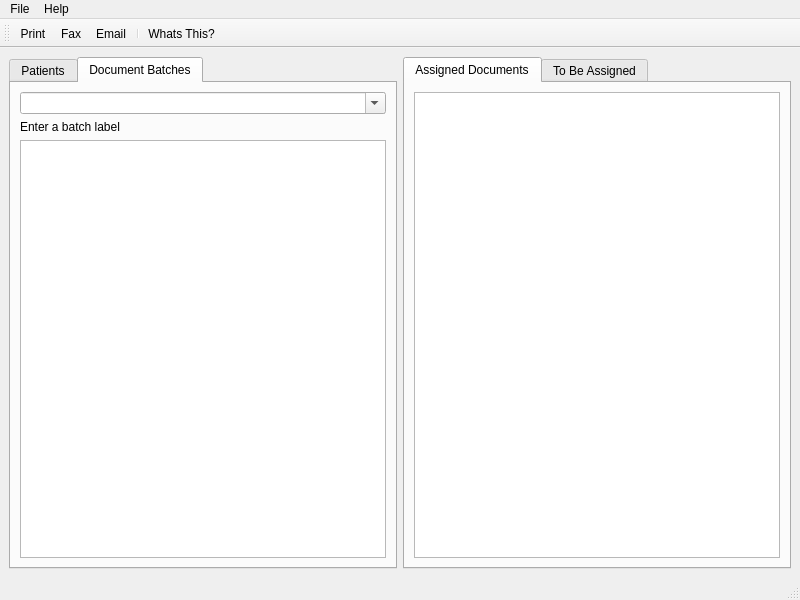
<ui version="4.0" >
 <class>qmvdocmanClass</class>
 <widget class="QMainWindow" name="qmvdocmanClass" >
  <property name="geometry" >
   <rect>
    <x>0</x>
    <y>0</y>
    <width>800</width>
    <height>600</height>
   </rect>
  </property>
  <property name="windowTitle" >
   <string>QDocMan - Document Management</string>
  </property>
  <widget class="QWidget" name="centralwidget" >
   <layout class="QGridLayout" >
    <item row="0" column="0" >
     <widget class="QTabWidget" name="twBatchTree" >
      <property name="tabPosition" >
       <enum>QTabWidget::North</enum>
      </property>
      <property name="currentIndex" >
       <number>1</number>
      </property>
      <property name="elideMode" >
       <enum>Qt::ElideNone</enum>
      </property>
      <widget class="QWidget" name="tabPatients" >
       <attribute name="title" >
        <string>Patients</string>
       </attribute>
       <attribute name="toolTip" >
        <string>Documents grouped by patients</string>
       </attribute>
       <layout class="QVBoxLayout" >
        <item>
         <widget class="QComboBox" name="cbPatientSearch" >
          <property name="editable" >
           <bool>true</bool>
          </property>
         </widget>
        </item>
        <item>
         <widget class="QLabel" name="labelPatientSearch" >
          <property name="text" >
           <string>Enter Surname,Firstname,DOB</string>
          </property>
         </widget>
        </item>
        <item>
         <widget class="QTreeView" name="treePatientView" />
        </item>
       </layout>
      </widget>
      <widget class="QWidget" name="tabBatches" >
       <attribute name="title" >
        <string>Document Batches</string>
       </attribute>
       <attribute name="toolTip" >
        <string>View Document Batches</string>
       </attribute>
       <layout class="QVBoxLayout" >
        <item>
         <widget class="QComboBox" name="cbBatchSearch" >
          <property name="editable" >
           <bool>true</bool>
          </property>
          <property name="maxVisibleItems" >
           <number>14</number>
          </property>
         </widget>
        </item>
        <item>
         <widget class="QLabel" name="labelBatchSearch" >
          <property name="text" >
           <string>Enter a batch label</string>
          </property>
         </widget>
        </item>
        <item>
         <widget class="QTreeView" name="treeBatchView" />
        </item>
       </layout>
      </widget>
     </widget>
    </item>
    <item row="0" column="1" >
     <widget class="QTabWidget" name="tabViewBatches" >
      <property name="currentIndex" >
       <number>0</number>
      </property>
      <widget class="QWidget" name="tabAssigned" >
       <attribute name="title" >
        <string>Assigned Documents</string>
       </attribute>
       <layout class="QGridLayout" >
        <item row="0" column="0" >
         <widget class="QTreeView" name="treeAllDocumentsView" />
        </item>
       </layout>
      </widget>
      <widget class="QWidget" name="tabToBeAssigned" >
       <attribute name="title" >
        <string>To Be Assigned</string>
       </attribute>
       <layout class="QGridLayout" >
        <item row="0" column="0" >
         <widget class="QTreeView" name="treeTextDocumentsView" />
        </item>
       </layout>
      </widget>
     </widget>
    </item>
   </layout>
  </widget>
  <widget class="QMenuBar" name="menubar" >
   <property name="geometry" >
    <rect>
     <x>0</x>
     <y>0</y>
     <width>800</width>
     <height>27</height>
    </rect>
   </property>
   <widget class="QMenu" name="menuFile" >
    <property name="title" >
     <string>File</string>
    </property>
    <addaction name="separator" />
    <addaction name="separator" />
    <addaction name="actionPrint" />
    <addaction name="actionFax" />
    <addaction name="actionEmail" />
    <addaction name="separator" />
    <addaction name="actionPreferences" />
    <addaction name="actionQuit" />
   </widget>
   <widget class="QMenu" name="menuHelp" >
    <property name="title" >
     <string>Help</string>
    </property>
    <addaction name="actionAbout_QDocMan" />
    <addaction name="actionWhatsThis" />
   </widget>
   <addaction name="menuFile" />
   <addaction name="menuHelp" />
  </widget>
  <widget class="QStatusBar" name="statusbar" />
  <widget class="QToolBar" name="toolBar" >
   <property name="windowTitle" >
    <string>toolBar</string>
   </property>
   <attribute name="toolBarArea" >
    <enum>TopToolBarArea</enum>
   </attribute>
   <attribute name="toolBarBreak" >
    <bool>false</bool>
   </attribute>
   <addaction name="actionPrint" />
   <addaction name="actionFax" />
   <addaction name="actionEmail" />
   <addaction name="separator" />
   <addaction name="actionWhatsThis" />
  </widget>
  <action name="actionFax" >
   <property name="icon" >
    <iconset resource="../qdocman.qrc" >:/icons/tango-icon-theme/32x32/devices/drive-removable-media.png</iconset>
   </property>
   <property name="text" >
    <string>&amp;Fax</string>
   </property>
   <property name="toolTip" >
    <string>Fax the selected documents</string>
   </property>
   <property name="statusTip" >
    <string>Fax the selected documents</string>
   </property>
   <property name="whatsThis" >
    <string>Fax the selected documents</string>
   </property>
   <property name="shortcut" >
    <string>Alt+F</string>
   </property>
  </action>
  <action name="actionEmail" >
   <property name="icon" >
    <iconset resource="../qdocman.qrc" >:/icons/tango-icon-theme/32x32/actions/mail-message-new.png</iconset>
   </property>
   <property name="text" >
    <string>&amp;Email</string>
   </property>
   <property name="toolTip" >
    <string>Email the selected documents</string>
   </property>
   <property name="statusTip" >
    <string>Email the selected documents</string>
   </property>
   <property name="whatsThis" >
    <string>Email the selected documents</string>
   </property>
   <property name="shortcut" >
    <string>Alt+E</string>
   </property>
   <property name="shortcutContext" >
    <enum>Qt::WindowShortcut</enum>
   </property>
  </action>
  <action name="actionAbout_QDocMan" >
   <property name="text" >
    <string>&amp;About QDocMan</string>
   </property>
  </action>
  <action name="actionPrint" >
   <property name="icon" >
    <iconset resource="../qdocman.qrc" >:/icons/tango-icon-theme/32x32/devices/printer.png</iconset>
   </property>
   <property name="text" >
    <string>&amp;Print</string>
   </property>
   <property name="toolTip" >
    <string>Print the selected documents</string>
   </property>
   <property name="statusTip" >
    <string>Print the selected documents</string>
   </property>
   <property name="whatsThis" >
    <string>Print the selected documents</string>
   </property>
   <property name="shortcut" >
    <string>Alt+P</string>
   </property>
  </action>
  <action name="actionQuit" >
   <property name="icon" >
    <iconset resource="../qdocman.qrc" >:/icons/tango-icon-theme/32x32/actions/media-record.png</iconset>
   </property>
   <property name="text" >
    <string>&amp;Quit</string>
   </property>
   <property name="toolTip" >
    <string>Quit from QDocMan</string>
   </property>
   <property name="statusTip" >
    <string>Quit from QDocMan</string>
   </property>
   <property name="whatsThis" >
    <string>Quit from QDocMan</string>
   </property>
   <property name="shortcut" >
    <string>Ctrl+Q</string>
   </property>
  </action>
  <action name="actionWhatsThis" >
   <property name="icon" >
    <iconset resource="../qdocman.qrc" >:/icons/tango-icon-theme/32x32/status/dialog-information.png</iconset>
   </property>
   <property name="text" >
    <string>&amp;Whats This?</string>
   </property>
   <property name="shortcut" >
    <string>F1</string>
   </property>
  </action>
  <action name="actionPreferences" >
   <property name="icon" >
    <iconset resource="../qdocman.qrc" >:/icons/tango-icon-theme/32x32/actions/document-properties.png</iconset>
   </property>
   <property name="text" >
    <string>Preferences</string>
   </property>
   <property name="shortcut" >
    <string>Alt+C</string>
   </property>
  </action>
 </widget>
 <resources>
  <include location="../qdocman.qrc" />
 </resources>
 <connections>
  <connection>
   <sender>actionQuit</sender>
   <signal>activated()</signal>
   <receiver>qmvdocmanClass</receiver>
   <slot>close()</slot>
   <hints>
    <hint type="sourcelabel" >
     <x>-1</x>
     <y>-1</y>
    </hint>
    <hint type="destinationlabel" >
     <x>399</x>
     <y>299</y>
    </hint>
   </hints>
  </connection>
 </connections>
</ui>
